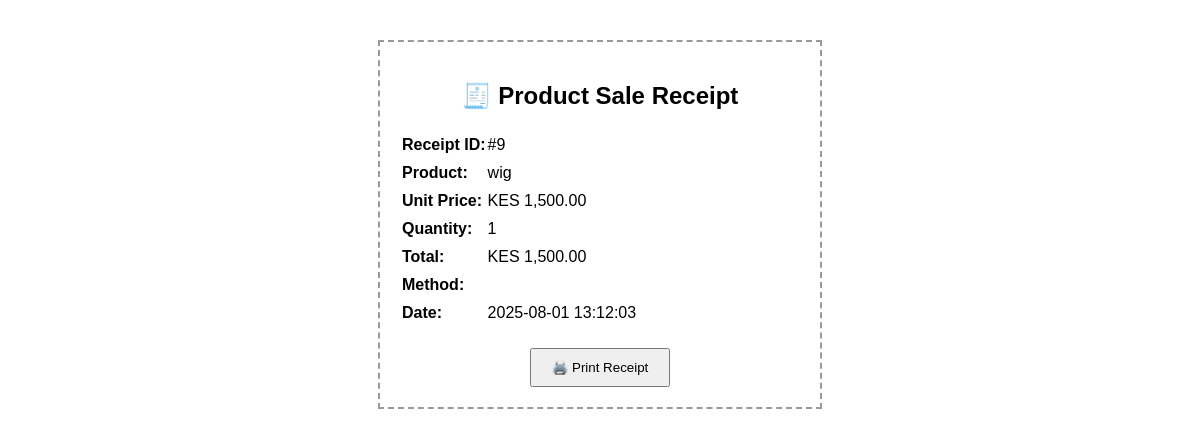
The page /modules/sales/receipt.php?id=9 on the database its author committed.
### tables this page shows
CREATE TABLE IF NOT EXISTS `product_sales` (
  `id` int NOT NULL AUTO_INCREMENT,
  `product_id` int DEFAULT NULL,
  `quantity` int DEFAULT NULL,
  `total` decimal(10,2) DEFAULT NULL,
  `payment_method` enum('Cash','Mpesa') DEFAULT NULL,
  `transaction_code` varchar(50) DEFAULT NULL,
  `sold_at` timestamp NULL DEFAULT CURRENT_TIMESTAMP,
  PRIMARY KEY (`id`),
  KEY `product_id` (`product_id`)
);

CREATE TABLE IF NOT EXISTS `products` (
  `id` int NOT NULL AUTO_INCREMENT,
  `name` varchar(100) DEFAULT NULL,
  `description` text,
  `price` decimal(10,2) DEFAULT NULL,
  `quantity` int DEFAULT '0',
  `supplier_id` int DEFAULT NULL,
  `created_at` timestamp NULL DEFAULT CURRENT_TIMESTAMP,
  PRIMARY KEY (`id`),
  KEY `fk_products_supplier` (`supplier_id`)
);

### modules/sales/receipt.php (the view, shortened to what this page needs)
<?php
include('../../includes/db.php');
$sale_id = $_GET['id'] ?? 0;
$sql = "SELECT s.*, p.name AS product_name, p.price AS unit_price
        FROM product_sales s
        JOIN products p ON s.product_id = p.id
        WHERE s.id = ?";
$stmt = $conn->prepare($sql);
$stmt->bind_param("i", $sale_id);
$stmt->execute();
$result = $stmt->get_result();
$sale = $result->fetch_assoc();
?>
<!DOCTYPE html>
<html>
<head>
</head>
<body>
    <div class="receipt">
        <h2>🧾 Product Sale Receipt</h2>
        <table class="details">
            <tr>
                <td><strong>Receipt ID:</strong></td>
                <td>#<?= $sale['id'] ?></td>
            </tr>
            <tr>
                <td><strong>Product:</strong></td>
                <td><?= htmlspecialchars($sale['product_name']) ?></td>
            </tr>
            <tr>
                <td><strong>Unit Price:</strong></td>
                <td>KES <?= number_format($sale['unit_price'], 2) ?></td>
            </tr>
            <tr>
                <td><strong>Quantity:</strong></td>
                <td><?= $sale['quantity'] ?></td>
            </tr>
            <tr>
                <td><strong>Total:</strong></td>
                <td>KES <?= number_format($sale['total'], 2) ?></td>
            </tr>
            <tr>
                <td><strong>Method:</strong></td>
                <td><?= $sale['payment_method'] ?></td>
            </tr>
            <tr>
                <td><strong>Date:</strong></td>
                <td><?= $sale['sold_at'] ?></td>
            </tr>
        </table>
        <div class="print-btn">
            <button onclick="window.print()">🖨️ Print Receipt</button>
        </div>
    </div>
</body>
</html>

### modules/sales/receipt.php (style rules this page uses)
body { font-family: Arial, sans-serif; margin: 40px; }
.receipt { max-width: 400px; margin: auto; padding: 20px; border: 2px dashed #999; }
h2 { text-align: center; }
.details { margin-top: 20px; }
.details td { padding: 4px 0; }
.print-btn { text-align: center; margin-top: 20px; }
.print-btn button { padding: 10px 20px; }

### rows shown on the page
product_sales: id "9", product.name "wig", product.price "1,500.00", quantity "1", total "1,500.00", sold_at "2025-08-01 13:12:03"
